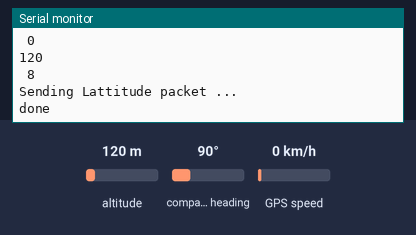
This sketch was run on a simulated Arduino Uno, built with avr-gcc and run on an emulated ATmega328P. On the bench: the last lines printed to the serial monitor. Inputs (shaded band) come from the test bench; at power-on: altitude 120 m, GPS speed 0 km/h, compass heading 90°. The GPS gets a fix after 3 s at 37.7749, -122.4194 with 8 satellites.

Above: at 3.8 s.
3.9 s: altitude set to 20 m
At 6.42 s:
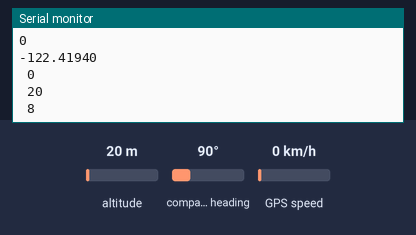
7.8 s: GPS speed set to 2 km/h
At 7.92 s:
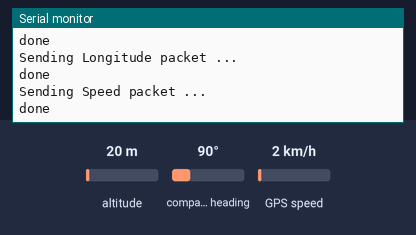
11.7 s: altitude set to 250 m
At 12.1 s:
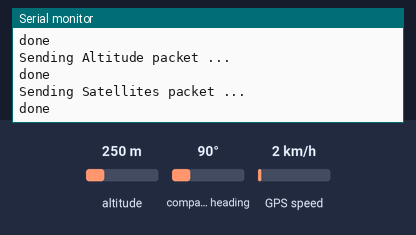
Timing chart, 0 to 14.7 s (numbered marks = the images above; inputs shaded):
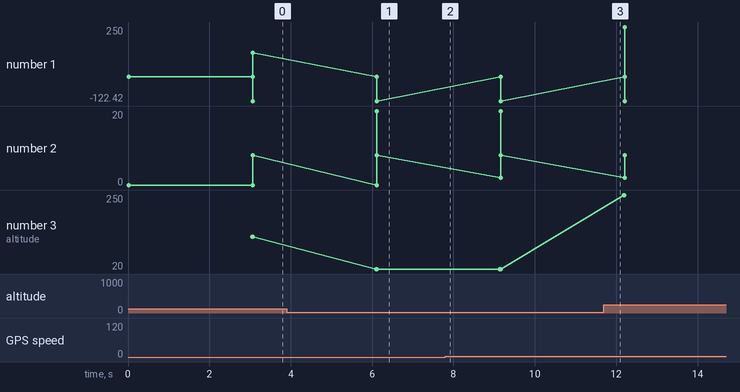

Measured:
- after the input at 3.9 s, the serial monitor: prints a new line after 2.2 s (image 1)
- plotted number 1: -122.42 → 250 after the input at 11.7 s
- plotted number 3: 120 → 20 after the input at 3.9 s, 20 → 250 after the input at 11.7 s

The sketch:

Pico_can_gps.ino
```cpp
// CAN library from Sandeep Mistry

#include <CAN.h>
#include <SoftwareSerial.h>
#include <TinyGPS++.h>
SoftwareSerial gpsSerial(12,13);
TinyGPSPlus gps;
double lattitude,longitude;
double Speed,Altitude,Satellites;
char Lat[9],Long[9],Speed1[6],Altitude1[7],Satellites1[6];

void setup() {
  gpsSerial.begin(9600);
  Serial.begin(115200);
  Serial.println("CAN Sender");

  // start the CAN bus at 500 kbps
  if (!CAN.begin(500E3)) {
    Serial.println("Starting CAN failed!");
    while (1);
  }
}

void loop() {
  // send packet: id is 11 bits, packet can contain up to 8 bytes of data
  while (gpsSerial.available()>0)
  {
    gps.encode(gpsSerial.read());
    if (gps.location.isUpdated())
    {
      lattitude = (gps.location.lat());
      longitude = (gps.location.lng());
      Speed = (gps.speed.kmph());
      Altitude = (gps.altitude.meters());
      Satellites = (gps.satellites.value());

      Serial.print ("lattitude: ");
      Serial.println (lattitude,5);
      Serial.print ("longitude: ");
      Serial.println (longitude,5);
      Serial.print ("Speed: ");
      Serial.println (Speed);
      Serial.print ("altitude: ");
      Serial.println (Altitude);
      Serial.print ("No. of Satellites: ");
      Serial.println (Satellites);
      }
  }

                 dtostrf(lattitude,7,5,Lat);
      dtostrf(longitude,7,5,Long);
      dtostrf(Speed,2,0,Speed1);
      dtostrf(Altitude,3,0,Altitude1);
      dtostrf(Satellites,2,0,Satellites1);

      Serial.println(Lat);
      Serial.println(Long);
      Serial.println(Speed1);
      Serial.println(Altitude1);
      Serial.println(Satellites1);
      delay(500);

  Serial.println("Sending Lattitude packet ... ");
  CAN.beginPacket(0x10);
  CAN.write(Lat[0]);
  CAN.write(Lat[1]);
  CAN.write(Lat[2]);
  CAN.write(Lat[3]);
  CAN.write(Lat[4]);
  CAN.write(Lat[5]);
  CAN.write(Lat[6]);
  CAN.write(Lat[7]);
  CAN.endPacket();
  Serial.println("done");
  delay(500);

  Serial.println("Sending Longitude packet ... ");
  CAN.beginPacket(0x11);
  CAN.write(Long[0]);
  CAN.write(Long[1]);
  CAN.write(Long[2]);
  CAN.write(Long[3]);
  CAN.write(Long[4]);
  CAN.write(Long[5]);
  CAN.write(Long[6]);
  CAN.write(Long[7]);
  CAN.endPacket();
  Serial.println("done");
  delay(500);

  Serial.println("Sending Speed packet ... ");
  CAN.beginPacket(0x12);
  CAN.write(Speed1[0]);
  CAN.write(Speed1[1]);
  CAN.endPacket();
  Serial.println("done");
  delay(500);

  Serial.println("Sending Altitude packet ... ");
  CAN.beginPacket(0x13);
  CAN.write(Altitude1[0]);
  CAN.write(Altitude1[1]);
  CAN.write(Altitude1[2]);
  CAN.endPacket();
  Serial.println("done");
  delay(500);

  Serial.println("Sending Satellites packet ... ");
  CAN.beginPacket(0x14);
  CAN.write(Satellites1[0]);
  CAN.write(Satellites1[1]);
  CAN.endPacket();
  Serial.println("done");
  delay(500);
}
```
